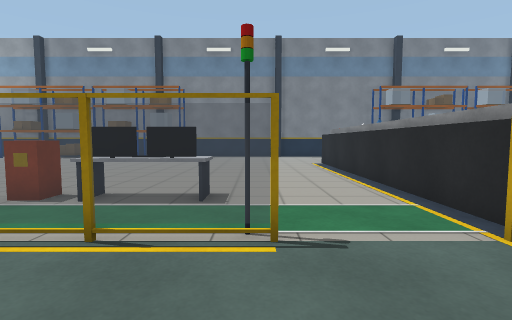
[1] (above)

24 first-person views from a walk through a world built for the Gazebo simulator. The camera is 1.1 m above the floor, tilts 4° down and sees 85° across. The lines on the ground mark 1 m squares. The floor is counted in squares, 1 m on a side. Each view is taken from the middle of a square. On the plan, view 1 faces up. The plan holds only what a view shows up to about 12 squares ahead; the rest is blank. The place goes on beyond the plan.

[2]
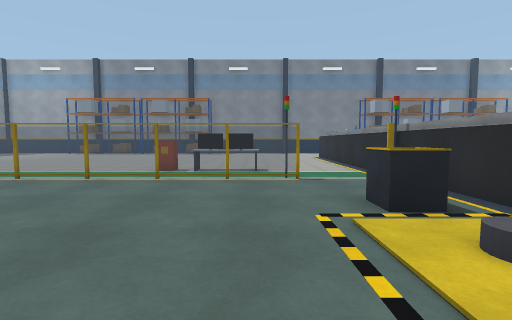

[3]
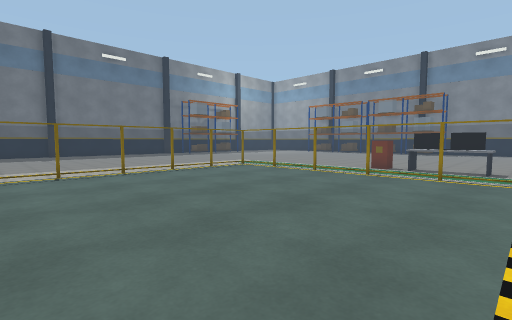

[4]
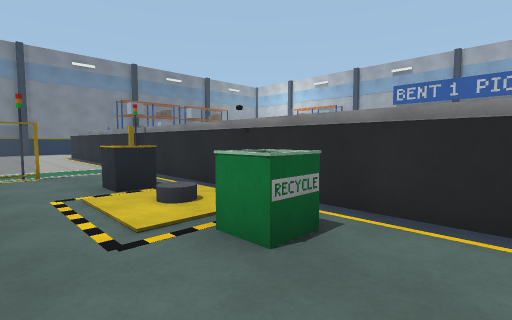

[5]
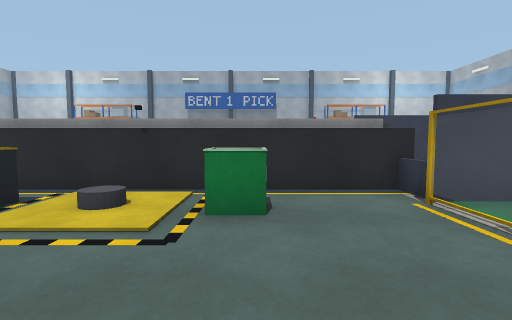

[6]
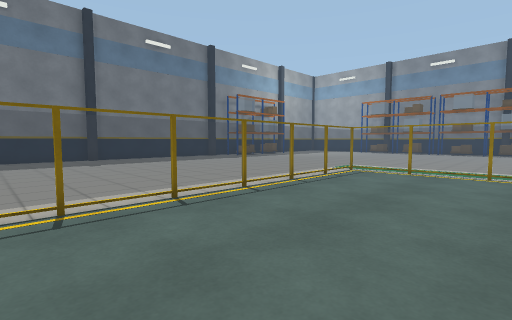

[7]
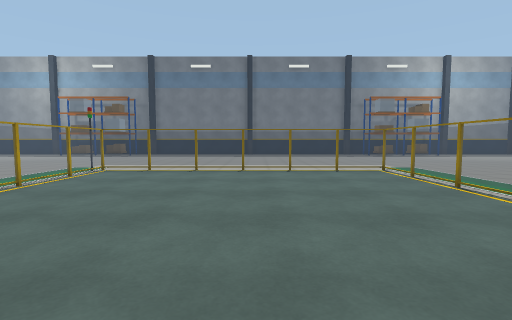

[8]
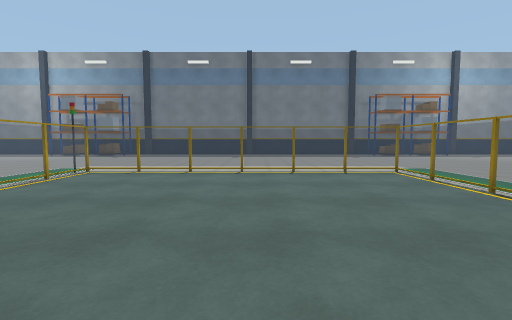

[9]
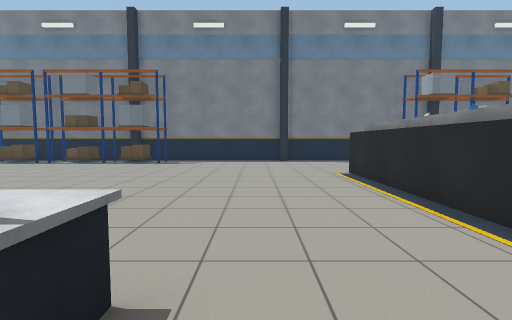

[10]
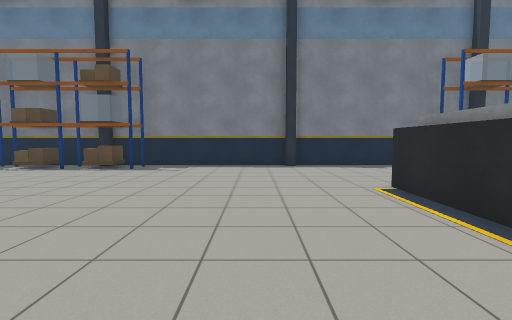

[11]
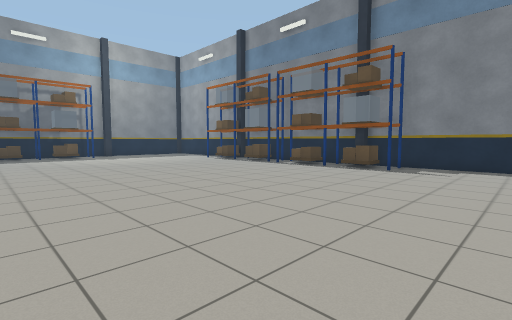

[12]
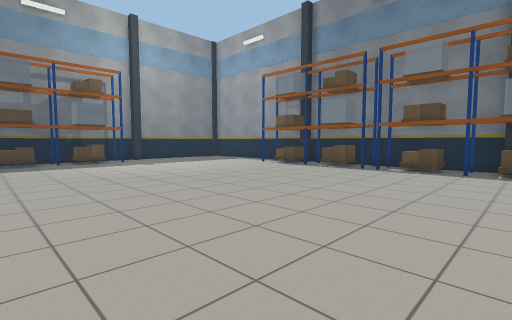

[13]
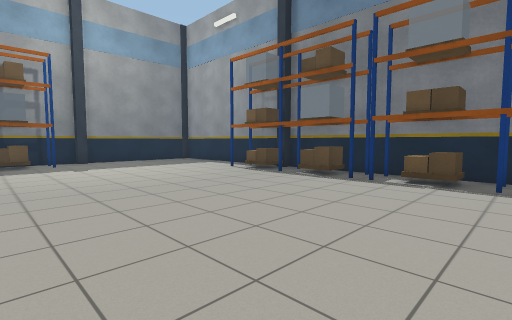

[14]
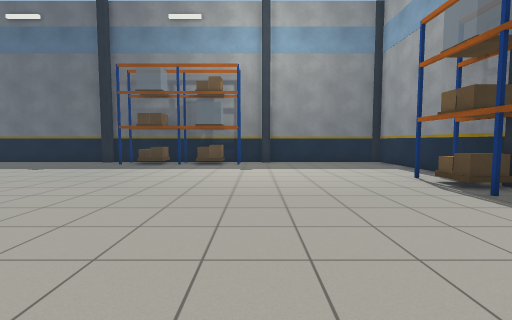

[15]
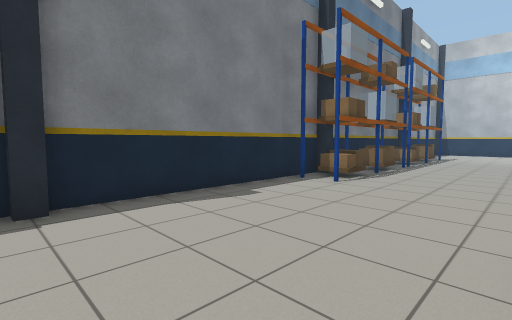

[16]
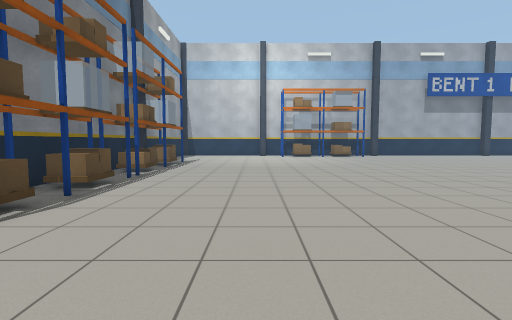

[17]
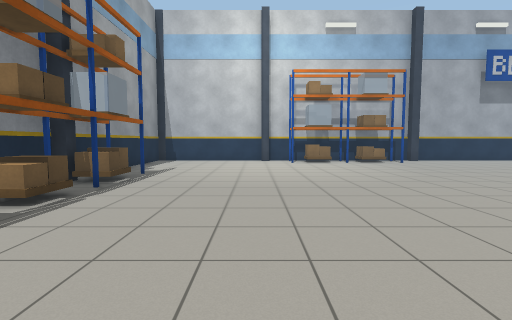

[18]
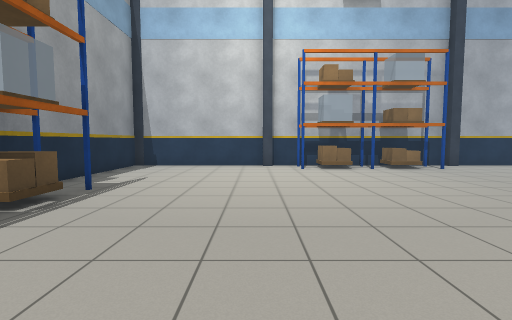

[19]
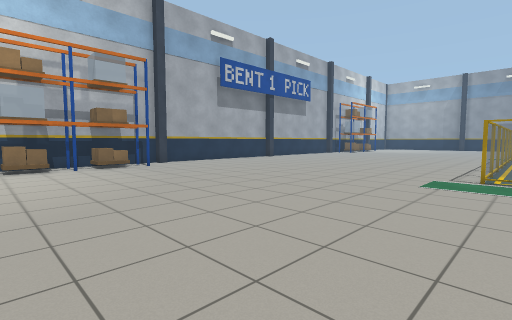

[20]
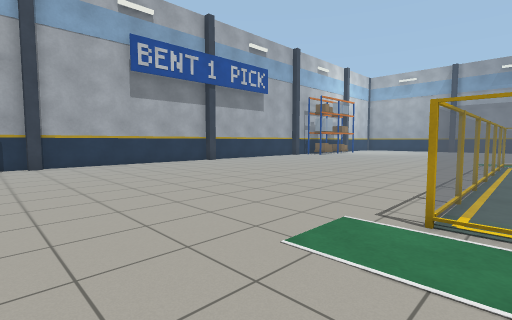

[21]
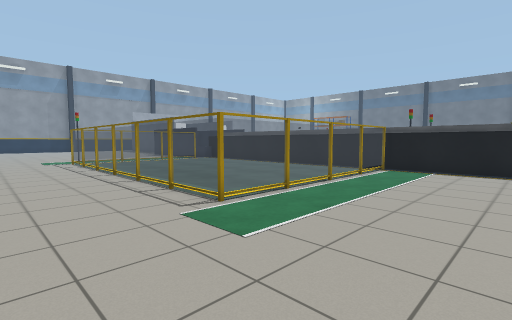

[22]
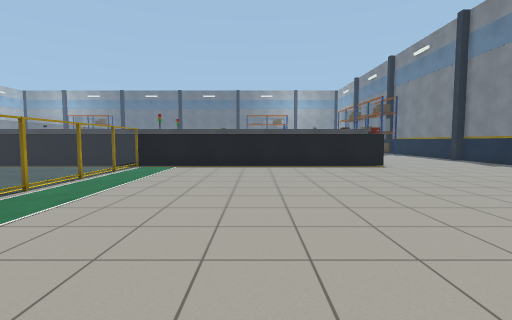

[23]
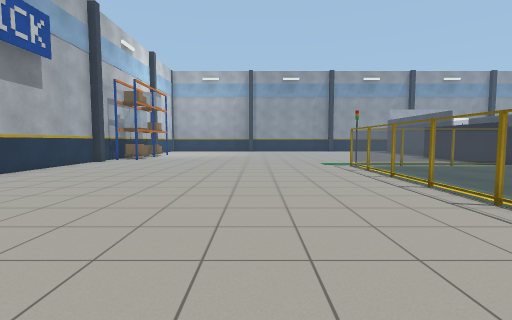

[24]
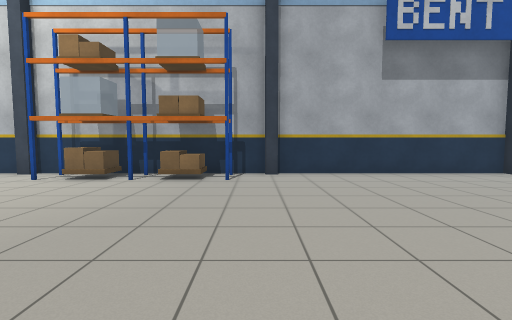

### Floor plan
Key: @ floor where view 1 was taken; # wall or solid block; . floor; C conveyor; F fence; B bin; G grey cylinder; P blue post; R brown box; O other object.
Columns run from 20 left of view 1 to 26 right of it. Each row starts with its distance up from view 1.
 20 ####            ###  #######            ######
 19 ....PPPP#PP#PPPP.....P#.....PPPP#PP#PPPP......P
 18 ....PRRPRPPRRPRP............PRRPRPPRRPRP......
 17 ..............................................
 16 ..............................................
 15 ..............................................#
 14 ..............................................#
 13 .......................C  ...................P
 12 .......................C #..................PP
 11 .......................C #..................R#
 10 .......................C #..................RP
  9 .......................CO#..................PP
  8 .......................C #..................R#
  7 .......................C #..................PP
  6 ......  .........OOO...C #....................#
  5 ....    ........OOOO...C #...................P#
  4 ...     ...............C #....................#
  3 ..      ..FFFFFFFFFFF..C #FFFFFFFF............#
  2        ...F............C #.......F............#
  1       ....F............CC#.......F............#
  0      .....F.........@BBCC#.......F............#
 -1     ......F..........BBCC#.......F............#
 -2    .......F...........GCC#. .....F...........P#
 -3   ........F..........GGCC#   ....F...........
 -4  .........F..........BBCC    ....F...........
 -5 ..........F..........BBCC    ....F............#
 -6 ..........F............CC   .....F............#
 -7      .....F......  ....CC  ......F............#
 -8         ..FFFFF     FF###  FFFFFFF............#

Where each view was taken, in squares from view 1:
view 1: 0 up, 0 right, facing up
view 2: 5 down, 1 left, facing up
view 3: 6 down, 0 right, facing up-left
view 4: 7 down, 1 left, facing up-right
view 5: 5 down, 3 left, facing right
view 6: 7 down, 5 left, facing up-left
view 7: 2 down, 1 right, facing left
view 8: 2 down, 0 right, facing left
view 9: 4 up, 0 right, facing up
view 10: 7 up, 0 right, facing up
view 11: 7 up, 1 left, facing up-left
view 12: 7 up, 6 left, facing up-left
view 13: 10 up, 7 left, facing up-left
view 14: 13 up, 8 left, facing left
view 15: 14 up, 1 right, facing up-right
view 16: 14 up, 5 right, facing right
view 17: 14 up, 10 right, facing right
view 18: 14 up, 13 right, facing right
view 19: 12 up, 12 right, facing down-right
view 20: 7 up, 12 right, facing down-right
view 21: 7 up, 16 right, facing down-left
view 22: 8 up, 17 right, facing left
view 23: 4 up, 17 right, facing down
view 24: 6 up, 16 right, facing right
